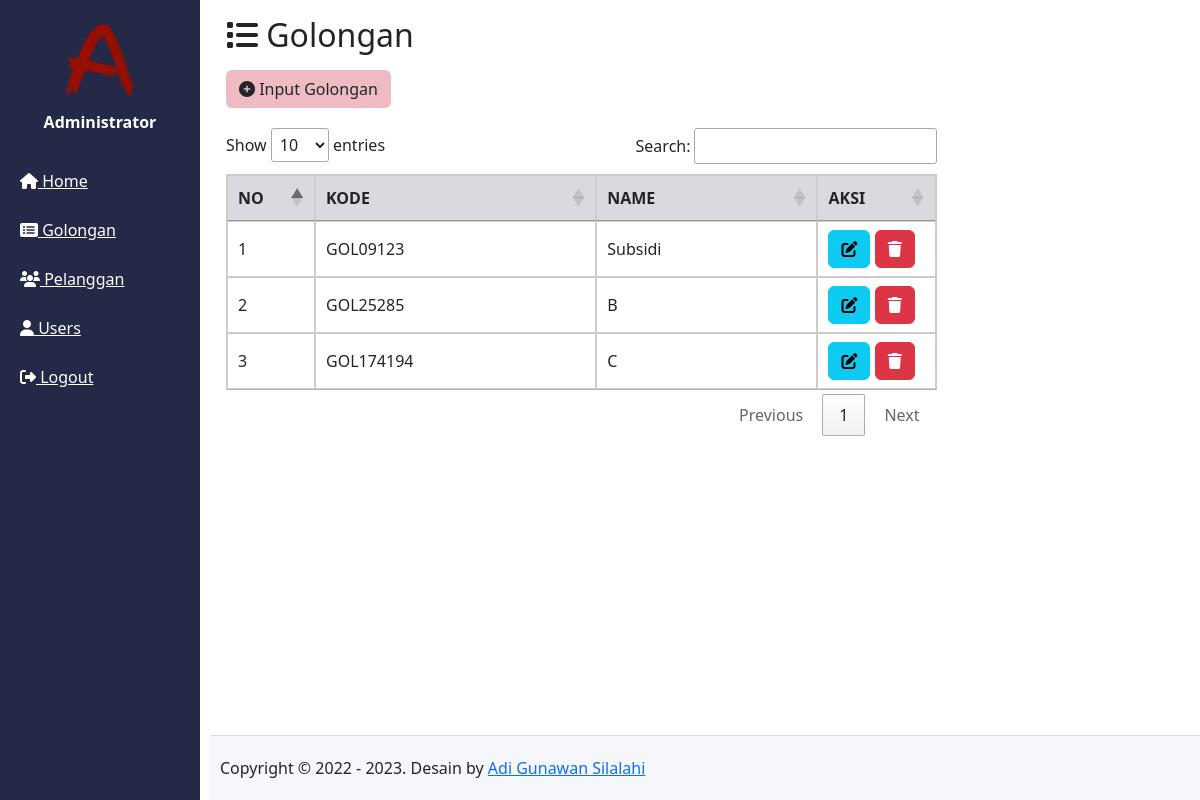
Page /categories (signed in) on the committed database.
### tables this page shows
CREATE TABLE `tb_golongan` (
  `gol_id` int(11) NOT NULL,
  `gol_kode` varchar(50) NOT NULL,
  `gol_name` varchar(50) NOT NULL,
  `created_at` timestamp NOT NULL DEFAULT current_timestamp(),
  `updated_at` datetime DEFAULT NULL
);

### app/core/Controller.php (called while the page is built, shortened)
<?php
class Controller
{
	public function dashboard($view, $data = [])
	{
		require_once ROOT . "layouts/dashboard.php";
	}
}

### app/controllers/Categories.php (called while the page is built, shortened)
<?php
class Categories extends Controller
{
     public object $model;
     public function __construct()
     {
          $this->model = new \App\Models\Category();
     }
     public function index()
     {
          $data['rows'] = $this->model->show();
          $this->dashboard('categories/index', $data);
     }
}

### index.php (called while the page is built, shortened)
<?php
new App\Core\Bootstrap();

### app/core/Model.php (called while the page is built, shortened)
<?php
class Model
{
	public function __construct()
	{
		try {
			$this->db = new PDO("mysql:host=localhost;dbname=db_mvc", "root", "");
		} catch (Exception $e) {
			die("error! " . $e->getMessage());
		}
	}
}

### app/models/Category.php (called while the page is built, shortened)
<?php
class Category extends Model
{
     public function show()
     {
          $query = "SELECT * FROM tb_golongan";
          $stmt = $this->db->prepare($query);
          $stmt->execute();
          return $this->selects($stmt);
     }
}

### app/views/categories/index.php (the view)
<h2 class="mb-3"> <i class="fas fa-list"></i> Golongan</h2>
<a href="<?php echo URL; ?>/categories/input" class="btn" style="background-color:#eebbc3;"><i class="fas fa-plus-circle"></i> Input Golongan</a>
<table id="dtb">
      <thead>
            <tr>
                  <th style="width : 50px;">NO</th>
                  <th>KODE</th>
                  <th>NAME</th>
                  <th style="width : 80px;">AKSI</th>
            </tr>
      </thead>
      <?php $no = 1;
      foreach ($data['rows'] as $row) { ?>
            <tr>
                  <td><?php echo $no; ?></td>
                  <td><?php echo $row['gol_kode']; ?></td>
                  <td><?php echo $row['gol_name']; ?></td>
                  <td>
                        <a href="<?php echo URL; ?>/categories/edit/<?php echo $row['gol_id']; ?>" class="btn btn-info"><i class="fas fa-edit"></i></a>
                        <a href="<?php echo URL; ?>/categories/delete/<?php echo $row['gol_id']; ?>" class="btn btn-danger" onclick="return confirm('Are you sure?')"><i class="fas fa-trash"></i></a>
                  </td>
            </tr>
      <?php $no++;
      } ?>
</table>

### layouts/assets/css/style.css (style rules this page uses)
body { font-family: 'Segoe UI', Tahoma, Geneva, Verdana, sans-serif; margin: 0; }
a { text-decoration: none; }
table { margin-top: 20px !important; border: 1px solid #cccccc; border-collapse: collapse; width: 100%; }
table th { border: 1px solid #cccccc; padding: 8px; background-color: #d8dadf; }
table td { border: 1px solid #cccccc; padding: 8px; }
.btn { background-color: #1a6ed8; border-radius: 4px; color: #ffffff; padding: 5px; }

### rows in the picture
tb_golongan: gol_kode "GOL09123", gol_name "Subsidi"
tb_golongan: gol_kode "GOL25285", gol_name "B"
tb_golongan: gol_kode "GOL174194", gol_name "C"

### other values in the picture
$_SESSION['user_name'] "Administrator"
